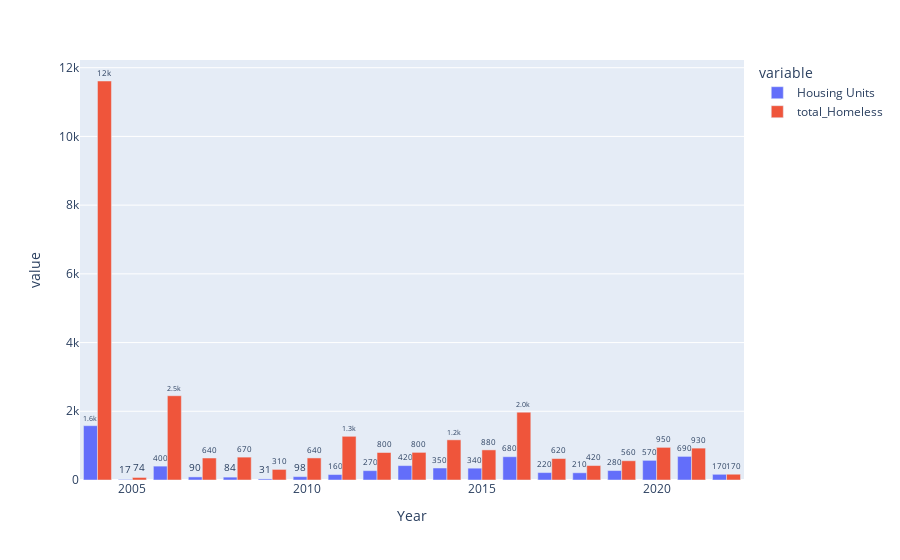

The code cell stored with this chart in its notebook:
### Code cell
fig=px.bar(df2, x="Year", y=["Housing Units","total_Homeless"],barmode='group', text_auto='.2s')
fig.update_traces(textfont_size=10, textangle=0, textposition="outside", cliponaxis=False)
fig.show()

### Figure 1 — Plotly figure (JSON) as saved in the notebook; plotly's stock layout.template omitted (floating-point values rounded to 4 significant figures)
{"data": [{"alignmentgroup": "True", "cliponaxis": false, "hovertemplate": "variable=Housing Units<br>Year=%{x}<br>value=%{y}<extra></extra>", "legendgroup": "Housing Units", "marker": {"color": "#636efa", "pattern": {"shape": ""}}, "name": "Housing Units", "offsetgroup": "Housing Units", "orientation": "v", "showlegend": true, "textangle": 0, "textfont": {"size": 10}, "textposition": "outside", "texttemplate": "%{y:.2s}", "type": "bar", "x": [2004, 2005, 2006, 2007, 2008, 2009, 2010, 2011, 2012, 2013, 2014, 2015, 2016, 2017, 2018, 2019, 2020, 2021, 2022], "xaxis": "x", "y": [1581, 17, 404, 90, 84, 31, 98, 159, 272, 419, 349, 344, 678, 216, 210, 275, 572, 687, 166], "yaxis": "y"}, {"alignmentgroup": "True", "cliponaxis": false, "hovertemplate": "variable=total_Homeless<br>Year=%{x}<br>value=%{y}<extra></extra>", "legendgroup": "total_Homeless", "marker": {"color": "#EF553B", "pattern": {"shape": ""}}, "name": "total_Homeless", "offsetgroup": "total_Homeless", "orientation": "v", "showlegend": true, "textangle": 0, "textfont": {"size": 10}, "textposition": "outside", "texttemplate": "%{y:.2s}", "type": "bar", "x": [2004, 2005, 2006, 2007, 2008, 2009, 2010, 2011, 2012, 2013, 2014, 2015, 2016, 2017, 2018, 2019, 2020, 2021, 2022], "xaxis": "x", "y": [11613, 74, 2453, 640, 666, 308, 642, 1272, 800, 804, 1169, 876, 1974, 624, 421, 560, 950, 928, 168], "yaxis": "y"}], "layout": {"barmode": "group", "legend": {"title": {"text": "variable"}, "tracegroupgap": 0}, "margin": {"t": 60}, "xaxis": {"anchor": "y", "domain": [0, 1], "title": {"text": "Year"}}, "yaxis": {"anchor": "x", "domain": [0, 1], "title": {"text": "value"}}}}
